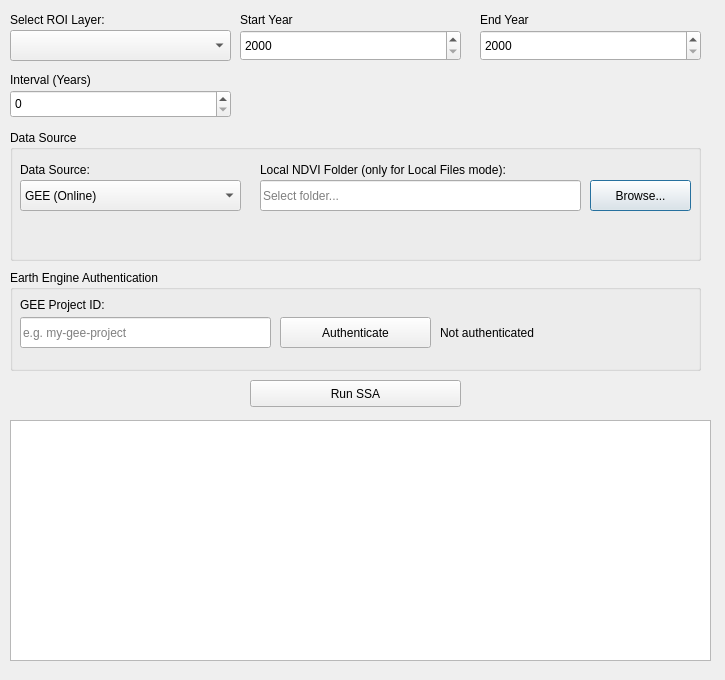
<?xml version="1.0" encoding="UTF-8"?>
<ui version="4.0">
 <class>Dialog</class>
 <widget class="QDialog" name="Dialog">
  <property name="geometry">
   <rect>
    <x>0</x>
    <y>0</y>
    <width>725</width>
    <height>680</height>
   </rect>
  </property>
  <property name="windowTitle">
   <string>Dialog</string>
  </property>
  <widget class="QLabel" name="comboRoilabel">
   <property name="geometry">
    <rect>
     <x>10</x>
     <y>10</y>
     <width>171</width>
     <height>19</height>
    </rect>
   </property>
   <property name="text">
    <string>Select ROI Layer:</string>
   </property>
  </widget>
  <widget class="QComboBox" name="comboRoi">
   <property name="geometry">
    <rect>
     <x>10</x>
     <y>30</y>
     <width>221</width>
     <height>31</height>
    </rect>
   </property>
  </widget>
  <widget class="QLabel" name="spinStartYearlabel">
   <property name="geometry">
    <rect>
     <x>240</x>
     <y>10</y>
     <width>70</width>
     <height>19</height>
    </rect>
   </property>
   <property name="text">
    <string>Start Year</string>
   </property>
  </widget>
  <widget class="QLabel" name="spinEndYearlabel">
   <property name="geometry">
    <rect>
     <x>480</x>
     <y>10</y>
     <width>70</width>
     <height>19</height>
    </rect>
   </property>
   <property name="text">
    <string>End Year</string>
   </property>
  </widget>
  <widget class="QLabel" name="spinIntervallabel">
   <property name="geometry">
    <rect>
     <x>10</x>
     <y>70</y>
     <width>161</width>
     <height>19</height>
    </rect>
   </property>
   <property name="text">
    <string>Interval (Years)</string>
   </property>
  </widget>
  <widget class="QSpinBox" name="spinStartYear">
   <property name="geometry">
    <rect>
     <x>240</x>
     <y>30</y>
     <width>221</width>
     <height>31</height>
    </rect>
   </property>
   <property name="minimum">
    <number>2000</number>
   </property>
   <property name="maximum">
    <number>2100</number>
   </property>
  </widget>
  <widget class="QSpinBox" name="spinEndYear">
   <property name="geometry">
    <rect>
     <x>480</x>
     <y>30</y>
     <width>221</width>
     <height>31</height>
    </rect>
   </property>
   <property name="minimum">
    <number>2000</number>
   </property>
   <property name="maximum">
    <number>2100</number>
   </property>
  </widget>
  <widget class="QSpinBox" name="spinInterval">
   <property name="geometry">
    <rect>
     <x>10</x>
     <y>90</y>
     <width>221</width>
     <height>28</height>
    </rect>
   </property>
  </widget>
  <widget class="QGroupBox" name="groupDataSource">
    <property name="geometry">
     <rect>
      <x>10</x>
      <y>130</y>
      <width>691</width>
      <height>131</height>
     </rect>
    </property>
    <property name="title">
     <string>Data Source</string>
    </property>
    <widget class="QLabel" name="labelDataSource">
     <property name="geometry">
      <rect>
        <x>10</x>
        <y>30</y>
        <width>121</width>
        <height>19</height>
      </rect>
     </property>
     <property name="text">
      <string>Data Source:</string>
     </property>
    </widget>
    <widget class="QComboBox" name="comboMode">
     <property name="geometry">
      <rect>
        <x>10</x>
        <y>50</y>
        <width>221</width>
        <height>31</height>
      </rect>
     </property>
     <item>
      <property name="text">
        <string>GEE (Online)</string>
      </property>
     </item>
     <item>
      <property name="text">
        <string>Local Files</string>
      </property>
     </item>
    </widget>
    <widget class="QLabel" name="labelLocalPath">
     <property name="geometry">
      <rect>
        <x>250</x>
        <y>30</y>
        <width>421</width>
        <height>19</height>
      </rect>
     </property>
     <property name="text">
      <string>Local NDVI Folder (only for Local Files mode):</string>
     </property>
    </widget>
    <widget class="QLineEdit" name="lineLocalPath">
     <property name="geometry">
      <rect>
        <x>250</x>
        <y>50</y>
        <width>321</width>
        <height>31</height>
      </rect>
     </property>
     <property name="placeholderText">
      <string>Select folder...</string>
     </property>
    </widget>
    <widget class="QPushButton" name="btnBrowse">
     <property name="geometry">
      <rect>
        <x>580</x>
        <y>50</y>
        <width>101</width>
        <height>31</height>
      </rect>
     </property>
     <property name="text">
      <string>Browse...</string>
     </property>
    </widget>
  </widget>
  <widget class="QGroupBox" name="groupEEAuth">
    <property name="geometry">
     <rect>
      <x>10</x>
      <y>270</y>
      <width>691</width>
      <height>101</height>
     </rect>
    </property>
    <property name="title">
     <string>Earth Engine Authentication</string>
    </property>
    <widget class="QLabel" name="labelProjectId">
     <property name="geometry">
      <rect>
        <x>10</x>
        <y>25</y>
        <width>121</width>
        <height>19</height>
      </rect>
     </property>
     <property name="text">
      <string>GEE Project ID:</string>
     </property>
    </widget>
    <widget class="QLineEdit" name="lineProjectId">
     <property name="geometry">
      <rect>
        <x>10</x>
        <y>47</y>
        <width>251</width>
        <height>31</height>
      </rect>
     </property>
     <property name="placeholderText">
      <string>e.g. my-gee-project</string>
     </property>
    </widget>
    <widget class="QPushButton" name="btnAuthenticate">
     <property name="geometry">
      <rect>
        <x>270</x>
        <y>47</y>
        <width>151</width>
        <height>31</height>
      </rect>
     </property>
     <property name="text">
      <string>Authenticate</string>
     </property>
    </widget>
    <widget class="QLabel" name="labelAuthStatus">
     <property name="geometry">
      <rect>
        <x>430</x>
        <y>47</y>
        <width>251</width>
        <height>31</height>
      </rect>
     </property>
     <property name="text">
      <string>Not authenticated</string>
     </property>
    </widget>
  </widget>
  <widget class="QPushButton" name="btnRun">
   <property name="geometry">
    <rect>
     <x>250</x>
      <y>380</y>
     <width>211</width>
     <height>27</height>
    </rect>
   </property>
   <property name="text">
    <string>Run SSA</string>
   </property>
  </widget>
  <widget class="QTableWidget" name="tableResults">
   <property name="geometry">
    <rect>
     <x>10</x>
      <y>420</y>
     <width>701</width>
      <height>241</height>
    </rect>
   </property>
  </widget>
 </widget>
 <resources/>
 <connections/>
</ui>
